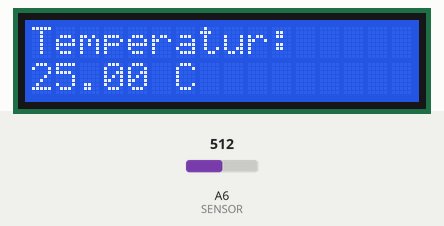
The sketch below on a simulated Arduino Nano, built with avr-gcc and run on an emulated ATmega328P. Parts: 16×2 character LCD. The test bench sets the inputs (shaded band); at power-on: A6 (SENSOR) = 512. The modem accepts every AT command (registered, SIM ready, sends succeed) and sends nothing else; what the sketch prints to the serial monitor is not drawn.

Above: at 2.3 s.
2.4 s: A6 (SENSOR) set to 716
At 7.2 s:
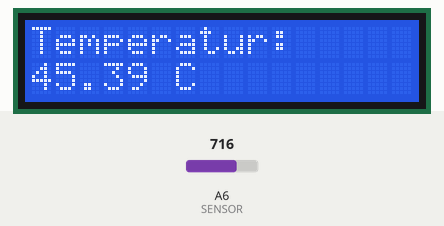
7.7 s: A6 (SENSOR) set to 900
At 12.5 s:
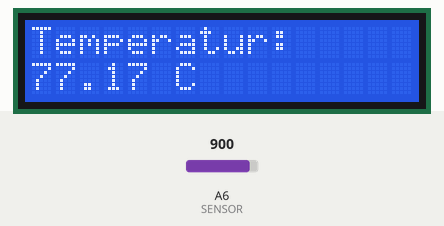
12.8 s: A6 (SENSOR) set to 1023
At 17.6 s:
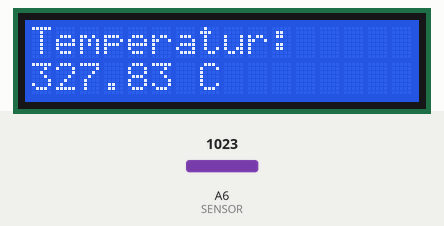
Timing chart, 0 to 19.1 s (numbered marks = the images above; inputs shaded):
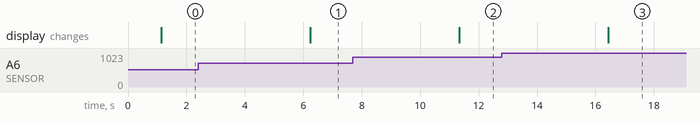

Measured:
- after the input at 2.4 s, the display: changes after 3.8 s (image 1)
- after the input at 7.7 s, the display: changes after 3.6 s (image 2)
- after the input at 12.8 s, the display: changes after 3.6 s (image 3)

The sketch:

P26_FireAlarm.ino
```cpp
/*
Thingspeak - Christmas
Change SSID and PASSWORD
*/

#define SSID "[Your SSID]"
#define PASSWORD "[Your Password]"


#define ThingSpeakKEY "[Your Key]"
#define TalkBackKEY "[Your Key]"
#define TalkBackID "[Your ID]"

#define SENSOR A6

#define PIEZO 8

#define LED_WLAN 13

#define DEBUG true

#include <SoftwareSerial.h>
#include<LiquidCrystal.h>

LiquidCrystal lcd(A0, A1, A2, A3, A4, A5);
SoftwareSerial esp8266(11, 12); // RX, TX

const byte thingPost[] PROGMEM = {
  "POST *URL* HTTP/1.1\nHost: api.thingspeak.com\nConnection: close\nContent-Type: application/x-www-form-urlencoded\nContent-Length: *LEN*\n\n*APPEND*\n\0"
};

int xCount = 0;
float midTemp = 0;

void setup() {
  Serial.begin(19200);
  esp8266.begin(19200);
  lcd.begin(16, 2);

  lcd.print("Fire Alarm");

  if (!espConfig()) serialDebug();
  else digitalWrite(LED_WLAN, HIGH);

  lcd.setCursor(0, 1);
  lcd.print("WLAN CONNECTED");
}

void loop() {
  double vTemp = Thermistor(analogRead(SENSOR));
  debug (String (vTemp));
  midTemp += vTemp;

  lcd.clear();
  lcd.print("Temperatur:");
  lcd.setCursor(0, 1);
  lcd.print(String(vTemp) + " C");

  xCount++;

  if (xCount >= 4)
  {
    midTemp = midTemp / 5;
    //Only every 15 Seks is a post to ThingSpeak possible
    if (sendThingPost(ThingSpeakKEY, midTemp )) debug("Update Send: " + String(midTemp));
    xCount = 0;
  }

  delay(2000);

  String com = getTalkBackCom(TalkBackKEY, TalkBackID);
  debug(com);
  if (com == "") {
    debug ("No Command");
  }
  else if (com == "Alarm")
  { alarm();
  }

  delay(2000);
}

void alarm()
{
  debug("alarm!");

  for (int i = 0; i <= 10; i++)
  {
    tone(PIEZO, 400, 500);
    delay(500);
    tone(PIEZO, 800, 500);
    delay(500);

  }
  noTone(PIEZO);

}


double Thermistor(int RawADC) {
  //Source: http://playground.arduino.cc/ComponentLib/Thermistor2
  double Temp;
  Temp = log(10000.0 * ((1024.0 / RawADC - 1)));
  //         =log(10000.0/(1024.0/RawADC-1)) // for pull-up configuration
  Temp = 1 / (0.001129148 + (0.000234125 + (0.0000000876741 * Temp * Temp )) * Temp );
  Temp = Temp - 273.15;            // Convert Kelvin to Celcius
  // Temp = (Temp * 9.0)/ 4.7 + 32.0; // Convert Celcius to Fahrenheit
  return Temp;
}

//-----------------------------------ThingSpeak---------------------------------------------

boolean sendThingPost(String key, float value)
{
  boolean success = true;
  String  Host = "api.thingspeak.com";
  String msg = "field1=" + String(value);
  success &= sendCom("AT+CIPSTART=\"TCP\",\"" + Host + "\",80", "OK");

  String postRequest = createThingPost("/update", key, msg);

  if (sendCom("AT+CIPSEND=" + String(postRequest.length()), ">"))
  {
    esp8266.print(postRequest);
    success &=  esp8266.find("SEND OK");

  }
  else
  {
    success = false;
  }
  sendCom("AT+CIPCLOSE", "OK");
  return success;
}

String getTalkBackCom(String key, String id)
{
  boolean success = true;
  String com;
  String Host = "api.thingspeak.com";
  String Subpage = "/talkbacks/" + id + "/commands/execute?api_key=" + key;

  success &= sendCom("AT+CIPSTART=\"TCP\",\"" + Host + "\",80", "OK");
  String getRequest = "POST " + Subpage + " HTTP/1.1\r\nHost:" + Host + "\r\n\r\n";
  success &= sendCom("AT+CIPSEND=" + String(getRequest.length() + 2), ">");

  esp8266.println(getRequest);

  if (esp8266.find("+IPD"))
  {
    if (esp8266.find("\r\n\r\n"))
    {

      int msgLen =  esp8266.parseInt(); //nicht benötigt
      if (msgLen == 0)
      {
        com = "";
      }
      else
      {
        esp8266.readStringUntil('\n'); //Goto Next Line
        com = esp8266.readStringUntil('\r');  //Read Command
        int msgEnd = esp8266.parseInt();
      }

    }
  }
  sendCom("AT+CIPCLOSE", "OK");
  return com;
}

boolean sendTalkbackPost(String key, String id, String Commando)
{
  boolean success = true;
  String  Host = "api.thingspeak.com";
  String Url = "/talkbacks/" + id + "/commands";
  String msg = "command_string=" + Commando + "&position=0";

  success &= sendCom("AT+CIPSTART=\"TCP\",\"" + Host + "\",80", "OK");

  String postRequest = createThingPost(Url, key, msg);
  if (sendCom("AT+CIPSEND=" + String(postRequest.length()), ">"))
  {
    esp8266.print(postRequest);
    esp8266.find("SEND OK");
    success &= sendCom("AT+CIPCLOSE", "OK");
  }
  else
  {
    success = false;
  }
  return success;
}


String createThingPost(String url, String key, String msg)
{
  String xBuffer;

  for (int i = 0; i <= sizeof(thingPost); i++)
  {
    char myChar = pgm_read_byte_near(thingPost + i);
    xBuffer += myChar;
  }

  String append = "api_key=" + key + "&" + msg;
  xBuffer.replace("*URL*", url);
  xBuffer.replace("*LEN*", String( append.length()));
  xBuffer.replace("*APPEND*", append);

  return xBuffer;
}

String createThingGet(String url, String key)
{
  String xBuffer;

  for (int i = 0; i <= sizeof(thingPost); i++)
  {
    char myChar = pgm_read_byte_near(thingPost + i);
    xBuffer += myChar;
  }

  String append = "api_key=" + key;
  xBuffer.replace("POST", "GET");
  xBuffer.replace("*URL*", url);
  xBuffer.replace("*LEN*", String( append.length()));
  xBuffer.replace("*APPEND*", append);

  return xBuffer;
}

String createThingGet(String url, String key, String msg)
{
  String xBuffer;

  for (int i = 0; i <= sizeof(thingPost); i++)
  {
    char myChar = pgm_read_byte_near(thingPost + i);
    xBuffer += myChar;
  }

  String append = "api_key=" + key + "&" + msg;

  xBuffer.replace("POST", "GET");
  xBuffer.replace("*URL*", url);
  xBuffer.replace("*LEN*", String( append.length()));
  xBuffer.replace("*APPEND*", append);

  return xBuffer;
}


//-----------------------------------------Config ESP8266------------------------------------

boolean espConfig()
{
  boolean success = true;
  esp8266.setTimeout(5000);
  success &= sendCom("AT+RST", "ready");
  esp8266.setTimeout(1000);

  if (configStation(SSID, PASSWORD)) {
    success &= true;
    debug("WLAN Connected");
    debug("My IP is:");
    debug(sendCom("AT+CIFSR"));
  }
  else
  {
    success &= false;
  }
  //shorter Timeout for faster wrong UPD-Comands handling
  success &= sendCom("AT+CIPMUX=0", "OK");
  success &= sendCom("AT+CIPMODE=0", "OK");

  return success;
}

boolean configTCPServer()
{
  boolean success = true;

  success &= (sendCom("AT+CIPMUX=1", "OK"));
  success &= (sendCom("AT+CIPSERVER=1,80", "OK"));

  return success;

}

boolean configTCPClient()
{
  boolean success = true;

  success &= (sendCom("AT+CIPMUX=0", "OK"));
  //success &= (sendCom("AT+CIPSERVER=1,80", "OK"));

  return success;

}


boolean configStation(String vSSID, String vPASSWORT)
{
  boolean success = true;
  success &= (sendCom("AT+CWMODE=1", "OK"));
  esp8266.setTimeout(20000);
  success &= (sendCom("AT+CWJAP=\"" + String(vSSID) + "\",\"" + String(vPASSWORT) + "\"", "OK"));
  esp8266.setTimeout(1000);
  return success;
}

boolean configAP()
{
  boolean success = true;

  success &= (sendCom("AT+CWMODE=2", "OK"));
  success &= (sendCom("AT+CWSAP=\"NanoESP\",\"\",5,0", "OK"));

  return success;
}

boolean configUDP()
{
  boolean success = true;

  success &= (sendCom("AT+CIPMODE=0", "OK"));
  success &= (sendCom("AT+CIPMUX=0", "OK"));
  success &= sendCom("AT+CIPSTART=\"UDP\",\"192.168.255.255\",90,91,2", "OK"); //Importand Boradcast...Reconnect IP
  return success;
}


//-----------------------------------------------Controll ESP-----------------------------------------------------

boolean sendUDP(String Msg)
{
  boolean success = true;

  success &= sendCom("AT+CIPSEND=" + String(Msg.length() + 2), ">");    //+",\"192.168.4.2\",90", ">");
  if (success)
  {
    success &= sendCom(Msg, "OK");
  }
  return success;
}


boolean sendCom(String command, char respond[])
{
  esp8266.println(command);
  if (esp8266.findUntil(respond, "ERROR"))
  {
    return true;
  }
  else
  {
    debug("ESP SEND ERROR: " + command);
    return false;
  }
}

String sendCom(String command)
{
  esp8266.println(command);
  return esp8266.readString();
}


//-------------------------------------------------Debug Functions------------------------------------------------------
void serialDebug() {
  while (true)
  {
    if (esp8266.available())
      Serial.write(esp8266.read());
    if (Serial.available())
      esp8266.write(Serial.read());
  }
}

void debug(String Msg)
{
  if (DEBUG)
  {
    Serial.println(Msg);
  }
}
```
